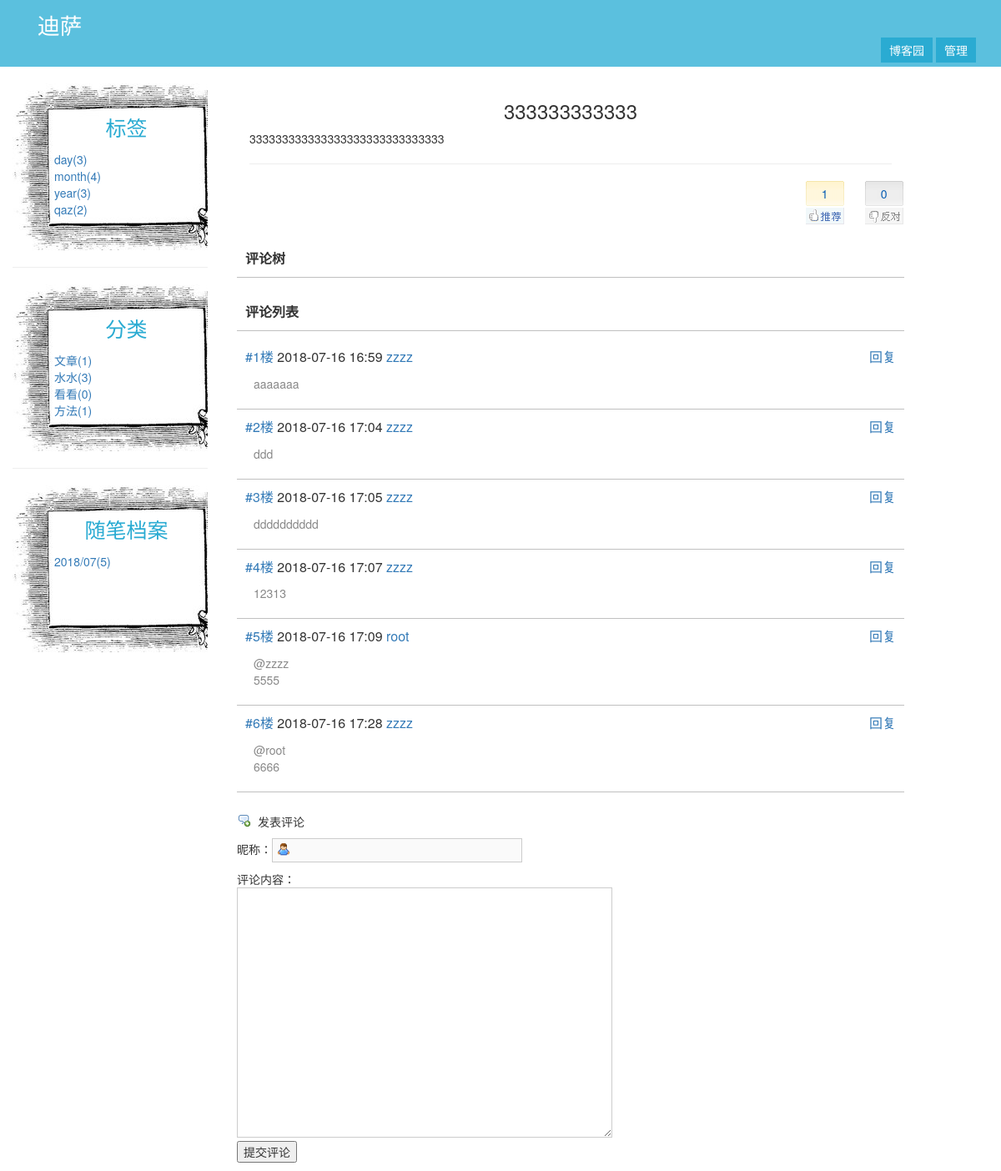
Page /zzz123/articles/4/ on the committed database.
### blog/models.py (models this page shows, shortened)
class Blog(models.Model):
    nid = models.AutoField(primary_key=True)
    title = models.CharField(verbose_name='个人博客标题', max_length=64)
    site_name = models.CharField(verbose_name='站点名称', max_length=64, unique=True)
    theme = models.CharField(verbose_name='博客主题', max_length=32, null=True)

class Tag(models.Model):
    nid = models.AutoField(primary_key=True)
    title = models.CharField(verbose_name='标签名称', max_length=32)
    blog = models.ForeignKey(verbose_name='所属博客', to='Blog', to_field='nid', on_delete=models.CASCADE)

class Article(models.Model):
    nid = models.AutoField(primary_key=True)
    title = models.CharField(max_length=50, verbose_name='文章标题')
    desc = models.CharField(max_length=255, verbose_name='文章描述')
    create_time = models.DateTimeField(verbose_name='创建时间', auto_now_add=True)
    content = models.TextField()
    comment_count = models.IntegerField(default=0)
    up_count = models.IntegerField(default=0)
    down_count = models.IntegerField(default=0)
    user = models.ForeignKey(verbose_name='作者', to='UserInfo', to_field='nid', on_delete=models.CASCADE)
    category = models.ForeignKey(to='Category', to_field='nid', null=True, on_delete=models.CASCADE)
    tags = models.ManyToManyField(
        to="Tag",
        through='Article2Tag',
        through_fields=('article', 'tag'),
    )

class Comment(models.Model):
    nid = models.AutoField(primary_key=True)
    article = models.ForeignKey(verbose_name='评论文章', to='Article', to_field='nid', on_delete=models.CASCADE)
    user = models.ForeignKey(verbose_name='评论者', to='UserInfo', to_field='nid', on_delete=models.CASCADE)
    content = models.CharField(verbose_name='评论内容', max_length=255)
    create_time = models.DateTimeField(verbose_name='创建时间', auto_now_add=True)
    parent_comment = models.ForeignKey('self', null=True, on_delete=models.CASCADE)

class UserInfo(AbstractUser):
    nid = models.AutoField(primary_key=True)
    telephone = models.CharField(max_length=11, null=True, unique=True)
    avatar = models.FileField(upload_to='avatars/', default="avatars/default.png")
    create_time = models.DateTimeField(verbose_name='创建时间', auto_now_add=True)
    blog = models.OneToOneField(to='Blog', to_field='nid', null=True, on_delete=models.CASCADE)
    def __str__(self):
        return self.username

### blog/views.py (the view)
# urls.py: re_path(r'^(?P<site>\w+)/articles/(?P<article_id>\d+)/$', views.article_detail),
def article_detail(request, site, article_id):
    blog = models.Blog.objects.filter(site_name=site).first()
    if not blog:
        return HttpResponse("NOT FOUND")
    article = models.Article.objects.filter(pk=article_id).first()
    comment_list = models.Comment.objects.filter(article_id=article_id)
    return render(request, "article_detail.html", locals())

### blog/templatetags/my_tags.py (called while the page is built)
@register.inclusion_tag('left_menu.html')
def left_menu(site):
    blog = models.Blog.objects.filter(site_name=site).first()
    user = blog.userinfo  # Blog反向查询Userinfo
    print('user??', user)
    tag_list = models.Tag.objects.filter(blog=blog).values("pk").annotate(c=Count("article")).values_list("title", "c")
    cate_list = models.Category.objects.filter(blog=blog).values("pk"). \
        annotate(c=Count("article__title")).values_list("title", "c")
    date_list = models.Article.objects.filter(user=user). \
        extra(select={"y_m_date": "strftime('%%Y/%%m', create_time)"}).values("y_m_date").annotate(c=Count("nid")). \
        values_list("y_m_date", "c").order_by("-y_m_date")
    return {"blog": blog, "cate_list": cate_list, "date_list": date_list, "tag_list": tag_list}

### templates/article_detail.html (shortened to what this page needs)
{% extends 'base.html' %}
{% block css %}
    <link rel="stylesheet" href="/static/css/detail.css">
{% endblock %}
{% block content %}
    <div class="text-center"><h3>{{ article.title }}</h3></div>
    <div>{{ article.content|safe }}</div>
    <hr>
    <div class="row">
        <div class="col-md-2 col-md-offset-10">
            <div class="row up-down">
                <div class="up col-md-6 act"><p><span>{{ article.up_count }}</span></p></div>
                <div class="col-md-6 down act"><p><span>{{ article.down_count }}</span></p></div>
            </div>
        </div>
    </div>
    <div class="row">
        <p class="comment-t">评论树</p>
    </div>
    <div class="row">
        <p class="comment-l">评论列表</p>
        <div id="comment-list">
            {% for comment in comment_list %}
                <div class="comment" comment-pk="{{ comment.pk }}">
                    <div class="comment-nav">
                        <a href="javascript:;">#<span class="comment-index">{{ forloop.counter }}</span>楼</a>
                        <span class="comment-create-time">{{ comment.create_time|date:"Y-m-d H:i" }}</span>
                        <span class="comment-user"><a
                                href="/{{ comment.user.blog.site_name }}/">{{ comment.user.username }}</a></span>
                        <p class="pull-right">
                            {% if comment.user_id == request.user.pk %}
                                <a href="javascript:del_comment({{ comment.pk }});">删除</a>
                            {% else %}
                                <a href="javascript:repeat({{ comment.pk }}, '{{ comment.user.username }}');">回复</a>
                            {% endif %}
                        </p>
                    </div>
                    <div class="comment-content">
                        {% if comment.parent_comment_id %}
                            @{{ comment.parent_comment.user.username }}<br>
                        {% endif %}
                        {{ comment.content }}
                    </div>
                </div>
            {% endfor %}
        </div>
    </div>
    <div class="row">
        <div id="comment_form_container">
            <div id="commentform_title">发表评论</div>
            <p>
                昵称：<input type="text" id="tbCommentAuthor" class="author" disabled="disabled" size="50"
                          value="{{ request.user.username }}">
            </p>
            <div class="commentbox_title_left">评论内容：</div>
            <textarea id="tbCommentBody" class="comment_textarea"></textarea>
            <p id="commentbox_opt">
                <input id="btn_comment_submit" type="button" class="comment_btn" value="提交评论">
            </p>
        </div>
    </div>
{% endblock %}

### templates/base.html (shortened to what this page needs)
<!DOCTYPE html>
<html lang="en">
<head>
    <link rel="stylesheet" href="/static/bootstrap/css/bootstrap.css">
    <link rel="stylesheet" href="/static/css/base.css">
    {% block css %}{% endblock %}
</head>
<body>
<div class="container-fluid">
    <div class="row header">
        <div class="col-md-2">
            <a href="javascript:;" class="title">{{ blog.title }}</a>
        </div>
        <div class="col-md-8 manage-menu pull-right">
            <a href="/">博客园</a>
            <a href="/backend/">管理</a>
        </div>
    </div>
    <div class="row">
        <div class="col-md-3">
            {% load my_tags %}
            {% left_menu site %}
        </div>
        <div class="col-md-8">
            {% block content %}
            {% endblock %}
        </div>
    </div>
</div>
</body>
</html>

### templates/left_menu.html
<div class="left-menu">
    <ul class="list-unstyled left-item">
    <p>标签</p>
    {% for tag in tag_list %}
        <li><a href="/{{ blog.site_name }}/tag/{{ tag.0 }}/">{{ tag.0 }}({{ tag.1 }})</a></li>
    {% endfor %}
    </ul>
</div>
<hr>
<div class="left-menu">
    <ul class="list-unstyled left-item">
        <p>分类</p>
        {% for cate in cate_list %}
            <li><a href="/{{ blog.site_name }}/category/{{ cate.0 }}/">{{ cate.0 }}({{ cate.1 }})</a></li>
        {% endfor %}
    </ul>
</div>
<hr>
<div class="left-menu">
    <ul class="list-unstyled left-item">
        <p>随笔档案</p>
        {% for date in date_list %}
            <li><a href="/{{ blog.site_name }}/archive/{{ date.0 }}/">{{ date.0 }}({{ date.1 }})</a></li>
        {% endfor %}
    </ul>
</div>

### static/css/base.css (style rules this page uses)
.header { background-color: #5bc0de; height: 80px; margin-bottom: 20px }
.title { font-size: 20pt; font-weight: 500; color: white; margin-left:30px; line-height: 60px; }
.manage-menu { text-align: right; margin: 50px 15px 0 0; }
.manage-menu a { color: white;background-color: #2aabd2;padding: 5px 10px }
.left-menu { height: 200px;background-image: url(/static/img/bg.jpg);background-repeat: no-repeat;position: relative }
.left-menu p { color: #2aabd2;font-size: 25px;text-align: center; }
.left-item { width: 173px; height: 130px;overflow: auto; position: absolute;left:50px; top:35px }
.col-md-3 { width: 22%;margin-right: 20px }

### static/css/detail.css (style rules this page uses)
.up-down div { margin-left: 15px;width: 46px;height: 52px;cursor: pointer }
.up-down p { margin: 5px auto 0;text-align: center;color: #075db3 }
.up { margin-right: 10px;background: url(/static/img/upup.gif) no-repeat; }
.down { background: url(/static/img/downdown.gif) no-repeat; }
#commentform_title { background-image: url(/static/img/icon_addcomment.gif);background-repeat: no-repeat;padding: 0 0 0 25px;margin: 25px 0 10px 0; }
input.author { background-image: url(/static/img/icon_form.gif);background-repeat: no-repeat;border: 1px solid #ccc;padding: 4px 4px 4px 30px;width: 300px;font-size: 13px;background-position: 3px -3px; }
.comment_textarea { width: 450px; height: 300px; font-size: 13px; border: 1px solid #ccc; line-height: 1.6; }
.comment { border-bottom: 1px solid silver; padding: 10px; }
.comment-l, .comment-t { font-size: 16px;font-weight: 600;border-bottom: 1px solid silver; padding: 20px 10px 10px; }
.comment-nav { font-size: 16px }
.comment-content, .comment-item { margin: 10px; color: #888 }

### rows in the picture
Blog: title "迪萨"
Tag: title "day", nid "3"
Tag: title "month", nid "4"
Tag: title "year", tag "3"
Tag: title "qaz", blog "2"
Article: title "333333333333", content "333333333333333333333333333333", up_count "1", down_count "0"
Comment: create_time "2018-07-16 16:59", user.username "zzzz", content "aaaaaaa"
Comment: create_time "2018-07-16 17:04", user.username "zzzz", content "ddd"
Comment: create_time "2018-07-16 17:05", user.username "zzzz", content "dddddddddd"
Comment: create_time "2018-07-16 17:07", user.username "zzzz", content "12313"
Comment: create_time "2018-07-16 17:09", user.username "root", parent_comment.user.username "zzzz", content "5555"
Comment: create_time "2018-07-16 17:28", user.username "zzzz", parent_comment.user.username "root", content "6666"

### other values in the picture
{{ cate.0 }} "文章" "水水" "看看" "方法"
{{ cate.1 }} "1" "3" "0" "1"
{{ date.0 }} "2018/07"
{{ date.1 }} "5"
